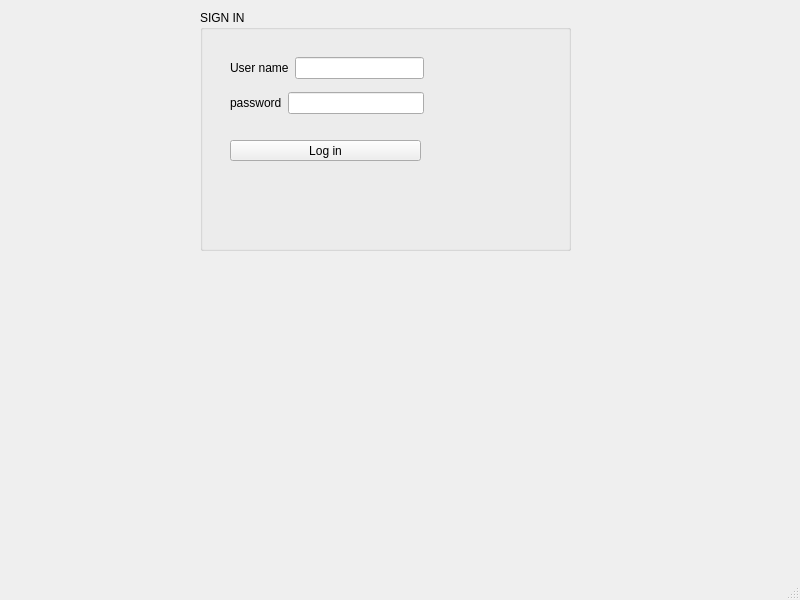
<?xml version="1.0" encoding="UTF-8"?>
<ui version="4.0">
 <class>MainWindow</class>
 <widget class="QMainWindow" name="MainWindow">
  <property name="geometry">
   <rect>
    <x>0</x>
    <y>0</y>
    <width>800</width>
    <height>600</height>
   </rect>
  </property>
  <property name="windowTitle">
   <string>MainWindow</string>
  </property>
  <widget class="QWidget" name="centralwidget">
   <widget class="QGroupBox" name="groupBox">
    <property name="geometry">
     <rect>
      <x>200</x>
      <y>10</y>
      <width>371</width>
      <height>241</height>
     </rect>
    </property>
    <property name="title">
     <string>SIGN IN</string>
    </property>
    <widget class="QPushButton" name="pushButton_Login">
     <property name="geometry">
      <rect>
       <x>30</x>
       <y>130</y>
       <width>191</width>
       <height>21</height>
      </rect>
     </property>
     <property name="text">
      <string>Log in</string>
     </property>
    </widget>
    <widget class="QWidget" name="layoutWidget">
     <property name="geometry">
      <rect>
       <x>30</x>
       <y>40</y>
       <width>194</width>
       <height>71</height>
      </rect>
     </property>
     <layout class="QVBoxLayout" name="verticalLayout">
      <item>
       <layout class="QHBoxLayout" name="horizontalLayout">
        <item>
         <widget class="QLabel" name="label">
          <property name="text">
           <string>User name</string>
          </property>
         </widget>
        </item>
        <item>
         <widget class="QLineEdit" name="lineEdit_username"/>
        </item>
       </layout>
      </item>
      <item>
       <layout class="QHBoxLayout" name="horizontalLayout_2">
        <item>
         <widget class="QLabel" name="label_2">
          <property name="text">
           <string>password</string>
          </property>
         </widget>
        </item>
        <item>
         <widget class="QLineEdit" name="lineEdit_password">
          <property name="echoMode">
           <enum>QLineEdit::Password</enum>
          </property>
         </widget>
        </item>
       </layout>
      </item>
     </layout>
    </widget>
   </widget>
  </widget>
  <widget class="QMenuBar" name="menubar">
   <property name="geometry">
    <rect>
     <x>0</x>
     <y>0</y>
     <width>800</width>
     <height>21</height>
    </rect>
   </property>
  </widget>
  <widget class="QStatusBar" name="statusbar"/>
 </widget>
 <resources/>
 <connections/>
</ui>
